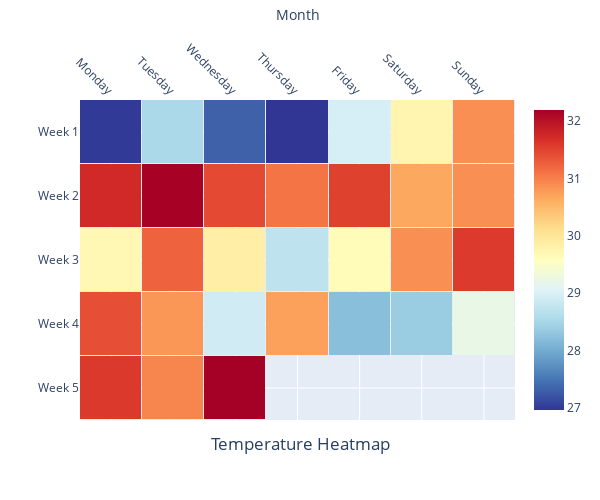

The code cell stored with this chart in its notebook:
### Code cell
fig = go.Figure(data=go.Heatmap(
                    z=monthly_temp,
                    x=['Monday', 'Tuesday', 'Wednesday', 'Thursday', 'Friday', 'Saturday', 'Sunday'],
                    y=['Week 1', 'Week 2', 'Week 3', 'Week 4', 'Week 5'],colorscale='rdylbu_r',
                    customdata=dates,
                    hoverongaps = False,
                    hovertemplate =
                    '<b>Date</b>: %{customdata}'+
                    '<br><b>Temperature</b>: %{z}<br>'+'<extra></extra>',
                    xgap=1,
                    ygap=1   ))
fig.update_layout(
    autosize=True,
    xaxis=dict(title='Month', side='top', tickangle=45),
    yaxis=dict(
        autorange='reversed',
        automargin=True,
    ),
    height=500,
    width=600,
    title=dict(text='Temperature Heatmap',x=0.5,y=0.1)
)
fig.update_yaxes(automargin=True)

fig.show()

### Figure 1 — Plotly figure (JSON) as saved in the notebook; plotly's stock layout.template omitted (floating-point values rounded to 4 significant figures)
{"data": [{"colorscale": [[0, "rgb(49,54,149)"], [0.1, "rgb(69,117,180)"], [0.2, "rgb(116,173,209)"], [0.3, "rgb(171,217,233)"], [0.4, "rgb(224,243,248)"], [0.5, "rgb(255,255,191)"], [0.6, "rgb(254,224,144)"], [0.7, "rgb(253,174,97)"], [0.8, "rgb(244,109,67)"], [0.9, "rgb(215,48,39)"], [1, "rgb(165,0,38)"]], "customdata": [["01/05/2023", "02/05/2023", "03/05/2023", "04/05/2023", "05/05/2023", "06/05/2023", "07/05/2023"], ["08/05/2023", "09/05/2023", "10/05/2023", "11/05/2023", "12/05/2023", "13/05/2023", "14/05/2023"], ["15/05/2023", "16/05/2023", "17/05/2023", "18/05/2023", "19/05/2023", "20/05/2023", "21/05/2023"], ["22/05/2023", "23/05/2023", "24/05/2023", "25/05/2023", "26/05/2023", "27/05/2023", "28/05/2023"], ["29/05/2023", "30/05/2023", "31/05/2023", "", "", "", ""]], "hoverongaps": false, "hovertemplate": "<b>Date</b>: %{customdata}<br><b>Temperature</b>: %{z}<br><extra></extra>", "type": "heatmap", "x": ["Monday", "Tuesday", "Wednesday", "Thursday", "Friday", "Saturday", "Sunday"], "xgap": 1, "y": ["Week 1", "Week 2", "Week 3", "Week 4", "Week 5"], "ygap": 1, "z": [[26.99, 28.53, 27.32, 26.96, 28.96, 29.74, 30.87], [31.74, 32.17, 31.45, 31.09, 31.52, 30.66, 30.87], [29.71, 31.24, 29.86, 28.71, 29.63, 30.87, 31.58], [31.4, 30.81, 28.9, 30.73, 28.22, 28.38, 29.21], [31.59, 30.95, 32.19, NaN, NaN, NaN, NaN]]}], "layout": {"autosize": true, "height": 500, "title": {"text": "Temperature Heatmap", "x": 0.5, "y": 0.1}, "width": 600, "xaxis": {"side": "top", "tickangle": 45, "title": {"text": "Month"}}, "yaxis": {"automargin": true, "autorange": "reversed"}}}
